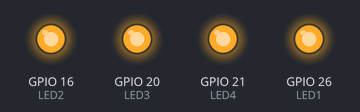
This program was run on a simulated Raspberry Pi (BCM pin numbers). Shown: output pins drawn as LEDs (lit = HIGH).

Above: at 0.5 s.
At 3.5 s:
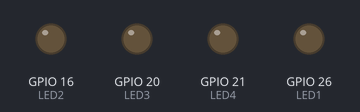
Timing chart, 0 to 4.6 s (numbered marks = the images above):
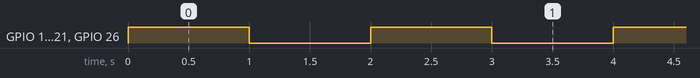

The program:

LED_on-off2.py
```python
import RPi.GPIO as GPIO
import time

LED1=26
LED2=16
LED3=20
LED4=21

GPIO.setwarnings(False)
GPIO.setmode(GPIO.BCM)
GPIO.setup(LED1,GPIO.OUT)
GPIO.setup(LED2,GPIO.OUT)
GPIO.setup(LED3,GPIO.OUT)
GPIO.setup(LED4,GPIO.OUT)

try:
    while True:
        GPIO.output(LED1,GPIO.HIGH)
        GPIO.output(LED2,GPIO.HIGH)
        GPIO.output(LED3,GPIO.HIGH)
        GPIO.output(LED4,GPIO.HIGH)
        time.sleep(1.0)
        GPIO.output(LED1,GPIO.LOW)
        GPIO.output(LED2,GPIO.LOW)
        GPIO.output(LED3,GPIO.LOW)
        GPIO.output(LED4,GPIO.LOW)
        time.sleep(1.0)
except KeyboardInterrupt:
    pass
GPIO.cleanup()
```

Measured:
- by itself, GPIO 16 (LED2), GPIO 20 (LED3), GPIO 21 (LED4), GPIO 26 (LED1): alternates HIGH for 1.0 s and LOW for 1.0 s
